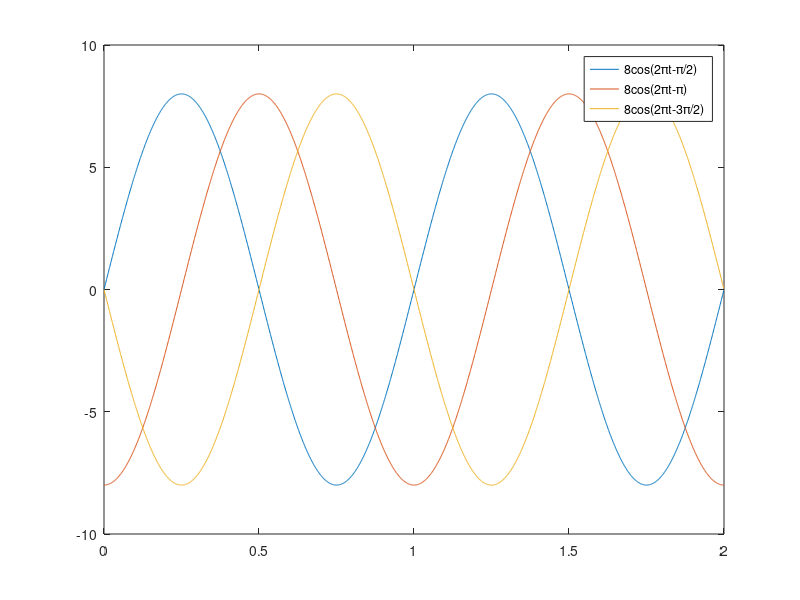

Write MATLAB code to recreate this figure.
dt = 1/1000; 
period = 2;
time = (0:dt:period-dt);

fz = 8*cos(2*pi*time - pi/2);
sz = 8*cos(2*pi*time - pi);
tz = 8*cos(2*pi*time - 3*pi/2);

plot(time, fz, time, sz, time, tz);
legend('8cos(2\pit-\pi/2)', '8cos(2\pit-\pi)', '8cos(2\pit-3\pi/2)')